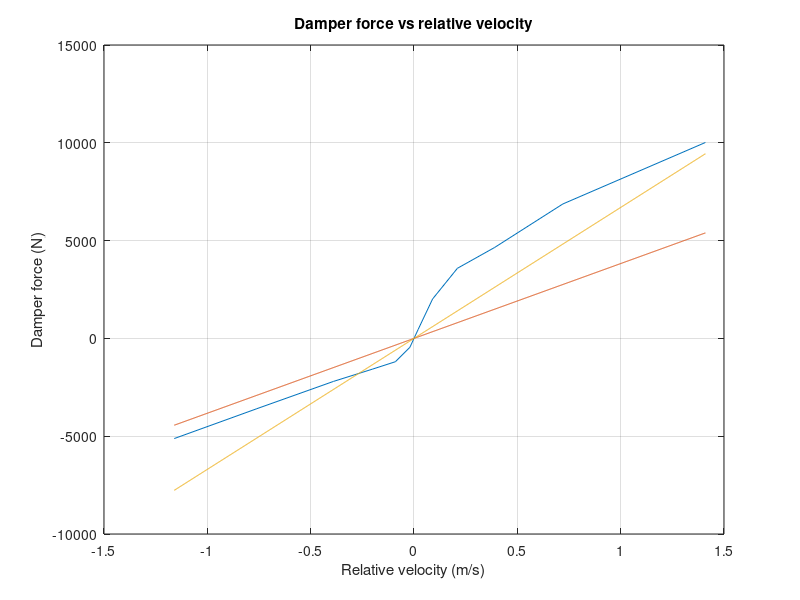

Write MATLAB code to recreate this figure.
clear; clc;
close all;

%% Load damper force vs velocity data from Carsim
data = [ -1410, -5008;
 -720, -3436;
 -390, -2324;
 -210, -1792;
 -90, -1008;
 -20, -228;
 20, 228;
 90, 596;
 200, 784;
 390, 1100;
 760, 1796;
 1160, 2560];

v_rel = data(:,1)*1e-3; % Relative velocity (m/s)
F_damper = 2*data(:,2); % Damper force for one axle (N)
v_rel = -v_rel;   % Displacement positive in compression
F_damper = -F_damper;

% Perform regression
model_order = 1;
F_model = F_damper;
v_model = zeros(length(F_model),model_order + 1);
for i = 1:model_order
    v_model(:,i+1) = v_rel.^i;
end
w = regress(F_model,v_model);

% Compute for plot
v_list = linspace(min(v_rel),max(v_rel),1000)';
v_model_plot = zeros(length(v_list),model_order + 1);
for i = 1:model_order
    v_model_plot(:,i+1) = v_list.^i;
end
F_model_plot = v_model_plot*w;

figure(1)
clf
hold on
box on
title('Damper force vs relative velocity')
plot(v_rel,F_damper)
% plot(v_list,F_model_plot)
plot(v_list,3.8258e+03*v_list)  % zeta = 0.4
plot(v_list,6.6951e+03*v_list)  % zeta = 0.7
xlabel('Relative velocity (m/s)')
ylabel('Damper force (N)')
grid on